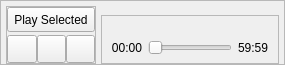
                           <widget class="QFrame" name="frm_transcribe_player">
                            <property name="enabled">
                             <bool>true</bool>
                            </property>
                            <property name="maximumSize">
                             <size>
                              <width>16777215</width>
                              <height>65</height>
                             </size>
                            </property>
                            <property name="styleSheet">
                             <string notr="true"/>
                            </property>
                            <property name="frameShape">
                             <enum>QFrame::StyledPanel</enum>
                            </property>
                            <property name="frameShadow">
                             <enum>QFrame::Raised</enum>
                            </property>
                            <layout class="QHBoxLayout" name="horizontalLayout_8">
                             <property name="spacing">
                              <number>5</number>
                             </property>
                             <property name="leftMargin">
                              <number>5</number>
                             </property>
                             <property name="topMargin">
                              <number>5</number>
                             </property>
                             <property name="rightMargin">
                              <number>5</number>
                             </property>
                             <property name="bottomMargin">
                              <number>0</number>
                             </property>
                             <item>
                              <widget class="QFrame" name="frm_transcribe_player_buttons">
                               <property name="enabled">
                                <bool>true</bool>
                               </property>
                               <property name="minimumSize">
                                <size>
                                 <width>0</width>
                                 <height>0</height>
                                </size>
                               </property>
                               <property name="maximumSize">
                                <size>
                                 <width>90</width>
                                 <height>65</height>
                                </size>
                               </property>
                               <property name="frameShape">
                                <enum>QFrame::StyledPanel</enum>
                               </property>
                               <property name="frameShadow">
                                <enum>QFrame::Raised</enum>
                               </property>
                               <layout class="QGridLayout" name="gridLayout">
                                <property name="leftMargin">
                                 <number>0</number>
                                </property>
                                <property name="topMargin">
                                 <number>0</number>
                                </property>
                                <property name="rightMargin">
                                 <number>0</number>
                                </property>
                                <property name="bottomMargin">
                                 <number>0</number>
                                </property>
                                <property name="horizontalSpacing">
                                 <number>0</number>
                                </property>
                                <property name="verticalSpacing">
                                 <number>3</number>
                                </property>
                                <item row="1" column="1">
                                 <widget class="QPushButton" name="btn_transcribe_player_pause">
                                  <property name="maximumSize">
                                   <size>
                                    <width>30</width>
                                    <height>30</height>
                                   </size>
                                  </property>
                                  <property name="cursor">
                                   <cursorShape>PointingHandCursor</cursorShape>
                                  </property>
                                  <property name="toolTip">
                                   <string>Pause</string>
                                  </property>
                                  <property name="text">
                                   <string/>
                                  </property>
                                  <property name="icon">
                                   <iconset resource="resources.qrc">
                                    <normaloff>:/icons/resources/icons/pause.png</normaloff>
                                    <disabledoff>:/icons/resources/icons/pause_disabled.png</disabledoff>:/icons/resources/icons/pause.png</iconset>
                                  </property>
                                  <property name="iconSize">
                                   <size>
                                    <width>24</width>
                                    <height>24</height>
                                   </size>
                                  </property>
                                 </widget>
                                </item>
                                <item row="1" column="0">
                                 <widget class="QPushButton" name="btn_transcribe_player_play">
                                  <property name="maximumSize">
                                   <size>
                                    <width>30</width>
                                    <height>30</height>
                                   </size>
                                  </property>
                                  <property name="cursor">
                                   <cursorShape>PointingHandCursor</cursorShape>
                                  </property>
                                  <property name="toolTip">
                                   <string>Play</string>
                                  </property>
                                  <property name="text">
                                   <string/>
                                  </property>
                                  <property name="icon">
                                   <iconset resource="resources.qrc">
                                    <normaloff>:/icons/resources/icons/play.png</normaloff>
                                    <disabledoff>:/icons/resources/icons/play_disabled.png</disabledoff>:/icons/resources/icons/play.png</iconset>
                                  </property>
                                  <property name="iconSize">
                                   <size>
                                    <width>24</width>
                                    <height>24</height>
                                   </size>
                                  </property>
                                 </widget>
                                </item>
                                <item row="1" column="2">
                                 <widget class="QPushButton" name="btn_transcribe_player_stop">
                                  <property name="enabled">
                                   <bool>true</bool>
                                  </property>
                                  <property name="maximumSize">
                                   <size>
                                    <width>30</width>
                                    <height>30</height>
                                   </size>
                                  </property>
                                  <property name="cursor">
                                   <cursorShape>PointingHandCursor</cursorShape>
                                  </property>
                                  <property name="toolTip">
                                   <string>Stop</string>
                                  </property>
                                  <property name="text">
                                   <string/>
                                  </property>
                                  <property name="icon">
                                   <iconset resource="resources.qrc">
                                    <normaloff>:/icons/resources/icons/stop.png</normaloff>
                                    <disabledoff>:/icons/resources/icons/stop_disabled.png</disabledoff>:/icons/resources/icons/stop.png</iconset>
                                  </property>
                                  <property name="iconSize">
                                   <size>
                                    <width>24</width>
                                    <height>24</height>
                                   </size>
                                  </property>
                                 </widget>
                                </item>
                                <item row="0" column="0" colspan="3">
                                 <widget class="QPushButton" name="btn_transcribe_player_playSelected">
                                  <property name="enabled">
                                   <bool>true</bool>
                                  </property>
                                  <property name="minimumSize">
                                   <size>
                                    <width>0</width>
                                    <height>25</height>
                                   </size>
                                  </property>
                                  <property name="maximumSize">
                                   <size>
                                    <width>90</width>
                                    <height>25</height>
                                   </size>
                                  </property>
                                  <property name="cursor">
                                   <cursorShape>PointingHandCursor</cursorShape>
                                  </property>
                                  <property name="toolTip">
                                   <string>Play Selected File</string>
                                  </property>
                                  <property name="text">
                                   <string>Play Selected</string>
                                  </property>
                                 </widget>
                                </item>
                               </layout>
                              </widget>
                             </item>
                             <item alignment="Qt::AlignBottom">
                              <widget class="QFrame" name="frm_transcribe_player_slider">
                               <property name="maximumSize">
                                <size>
                                 <width>16777215</width>
                                 <height>65</height>
                                </size>
                               </property>
                               <property name="frameShape">
                                <enum>QFrame::StyledPanel</enum>
                               </property>
                               <property name="frameShadow">
                                <enum>QFrame::Raised</enum>
                               </property>
                               <layout class="QGridLayout" name="gridLayout_4">
                                <property name="leftMargin">
                                 <number>0</number>
                                </property>
                                <property name="topMargin">
                                 <number>0</number>
                                </property>
                                <property name="rightMargin">
                                 <number>0</number>
                                </property>
                                <property name="bottomMargin">
                                 <number>0</number>
                                </property>
                                <item row="1" column="2">
                                 <widget class="QSlider" name="sld_transcribe_player">
                                  <property name="minimumSize">
                                   <size>
                                    <width>0</width>
                                    <height>31</height>
                                   </size>
                                  </property>
                                  <property name="maximumSize">
                                   <size>
                                    <width>16777215</width>
                                    <height>31</height>
                                   </size>
                                  </property>
                                  <property name="cursor">
                                   <cursorShape>PointingHandCursor</cursorShape>
                                  </property>
                                  <property name="maximum">
                                   <number>3599</number>
                                  </property>
                                  <property name="orientation">
                                   <enum>Qt::Horizontal</enum>
                                  </property>
                                 </widget>
                                </item>
                                <item row="1" column="3">
                                 <widget class="QLabel" name="lbl_transcribe_player_length">
                                  <property name="minimumSize">
                                   <size>
                                    <width>40</width>
                                    <height>31</height>
                                   </size>
                                  </property>
                                  <property name="maximumSize">
                                   <size>
                                    <width>40</width>
                                    <height>31</height>
                                   </size>
                                  </property>
                                  <property name="text">
                                   <string>59:59</string>
                                  </property>
                                 </widget>
                                </item>
                                <item row="1" column="1">
                                 <widget class="QLabel" name="lbl_transcribe_player_timer">
                                  <property name="minimumSize">
                                   <size>
                                    <width>40</width>
                                    <height>31</height>
                                   </size>
                                  </property>
                                  <property name="maximumSize">
                                   <size>
                                    <width>40</width>
                                    <height>31</height>
                                   </size>
                                  </property>
                                  <property name="text">
                                   <string>00:00</string>
                                  </property>
                                  <property name="alignment">
                                   <set>Qt::AlignRight|Qt::AlignTrailing|Qt::AlignVCenter</set>
                                  </property>
                                 </widget>
                                </item>
                                <item row="0" column="2">
                                 <widget class="QLabel" name="lbl_transcribe_player_status">
                                  <property name="font">
                                   <font>
                                    <family>Palatino</family>
                                    <pointsize>6</pointsize>
                                    <weight>75</weight>
                                    <italic>true</italic>
                                    <bold>true</bold>
                                   </font>
                                  </property>
                                  <property name="text">
                                   <string/>
                                  </property>
                                  <property name="alignment">
                                   <set>Qt::AlignCenter</set>
                                  </property>
                                 </widget>
                                </item>
                               </layout>
                              </widget>
                             </item>
                            </layout>
                           </widget>
